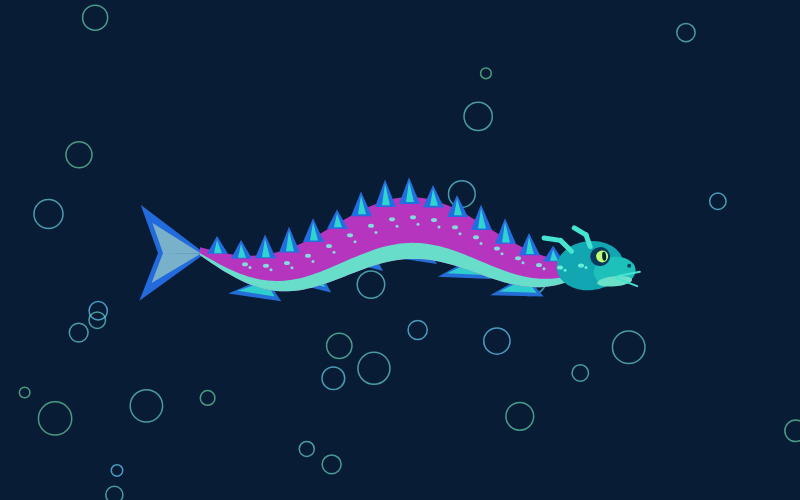
Frame 1 (no input)
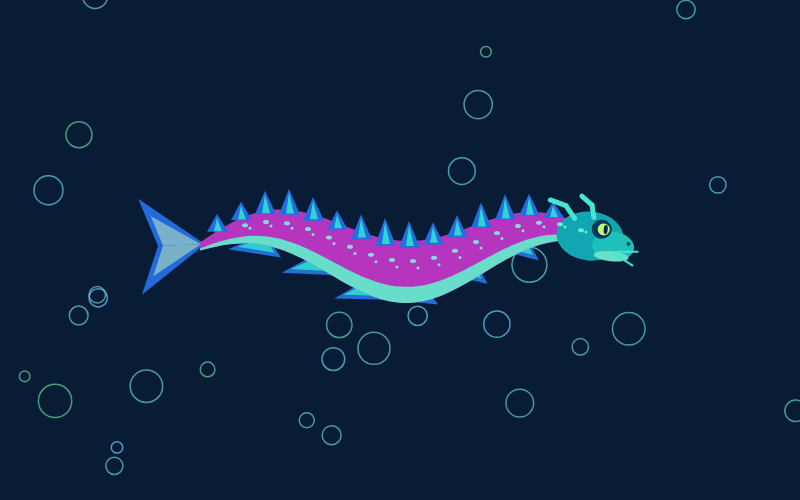
Frame 60 (no input)
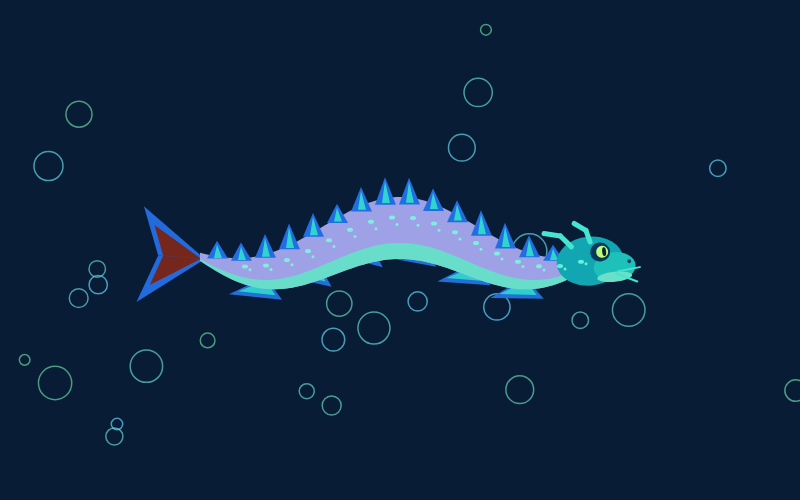
Frame 120 (the mouse pressed at the canvas centre since frame 60)

The p5.js sketch that drew these frames (run headless with seeded random() and noise() and a simulated clock; from frame 60 on, the mouse is pressed at the canvas centre):

// p5.js sketch
// ── sketch.js
/*
Template for IMA's Creative Coding Lab 

Project A: Generative Creatures
CCLaboratories Biodiversity Atlas 
*/

let bubbles = [];
let bodyColor;
let bellyColor;
let finColor;
let detailColor;

function randomizeColors() {
  bodyColor = color(random(255), random(255), random(255));
  bellyColor = color(random(255), random(255), random(255));
  finColor = color(random(255), random(255), random(255));
  detailColor = color(random(255), random(255), random(255));
}



function setup() {
  createCanvas(800, 500);
  randomizeColors();
  for (let i = 0; i < 30; i++) {
    bubbles.push({
      x: random(width),
      y: random(height),
      size: random(10, 35),
      speed: random(0.2, 0.5),
      shade: random(150, 255)
    });
  }
}




function draw() {
  background(9, 28, 54);

  //noStroke();
  //for (let i = 0; i < 24; i++) 
  //{
  //let bx = (i * 83 + frameCount * 0.3) % width;
  //let by = (i * 57 - frameCount * 0.7 + height) % height;
  //fill(70, 210, 240, 150);
  //circle(bx, by, 4 + (i % 4));
  drawBubbles();


  drawCreature(width / 2, height / 2);
}

function drawBubbles() {
  for (let b of bubbles) {
    stroke(100, 210, b.shade, 180);
    strokeWeight(1.5);
    noFill();

    circle(b.x, b.y, b.size);
    b.y -= b.speed;
    if (b.y < -b.size) {
      b.y = height + b.size;
      b.x = random(width);
    }
  }
}




function wave(x) {
  return sin(frameCount * 0.055 + (x + 200) * 0.022) * 22;
}


function Width(x) {
  let w = map(x, -200, 200, 0, 1);
  return 4 + 27 * sin(PI * w);
}

function drawCreature(x, y) {
  push();
  translate(x, y);

  drawTail();

  drawSideFins();

  drawBody();

  drawOtherFins();

  let headY = wave(190);
  push();
  translate(190, headY);
  rotate(sin(frameCount * 0.055 + 4.4) * 0.1);
  drawHead();
  pop();
  drawMarks();

  pop();
}

function mousePressed() {
  randomizeColors();
}


// DRAW YOUR CREATURE HERE
// create additional functions below and call here:
function drawBody() {
  noStroke();
  //fill(15, 151, 169);
  fill(bodyColor);
  beginShape();

  for (let i = 0; i <= 100; i++) {
    let x = 200 - i * 4;
    vertex(x, wave(x) - Width(x));
  }

  for (let i = 100; i >= 0; i--) {
    let x = 200 - i * 4;
    vertex(x, wave(x) + Width(x));
  }

  endShape(CLOSE);
  fill(104, 222, 202)
  beginShape();

  for (let i = 0; i <= 100; i++) {
    let x = 200 - i * 4;
    vertex(
      x,
      wave(x) + Width(x) * 0.48
    );
  }

  for (let i = 100; i >= 0; i--) {
    let x = 200 - i * 4;
    vertex(x, wave(x) + Width(x));
  }

  endShape(CLOSE);

}
function drawTail() {
  push();
  translate(-195, wave(-195));
  rotate(sin(frameCount * 0.055) * 0.25);

  noStroke();
  fill(35, 107, 220);

  triangle(0, 0, -65, -48, -47, 0);
  triangle(0, 0, -65, 48, -47, 0);


  fill(detailColor);
  triangle(-4, 0, -53, -30, -42, 0);
  triangle(-4, 0, -53, 30, -42, 0);

  pop();
}

function drawSideFins() {
  for (let i = 0; i < 6; i++) {
    let x = -130 + i * 52;
    let y = wave(x) + Width(x) * 0.45;

    push();
    translate(x, y);
    rotate(0.5 + sin(frameCount * 0.05 + i) * 0.12);

    noStroke();
    fill(35, 110, 215);
    triangle(-5, 0, -30, 32, 20, 13);

    fill(45, 206, 205);
    triangle(-3, 3, -23, 25, 12, 12);

    pop();
  }
}
function drawOtherFins() {
  noStroke();

  for (let i = 0; i < 15; i++) {
    let x = 155 - i * 24;
    let y = wave(x);
    let thick = Width(x);
    let h = 13 + 8 * abs(sin(i * 0.7));

    fill(34, 110, 224);
    triangle(
      x - 12, y - thick * 0.78,
      x - 2, y - thick - h,
      x + 9, y - thick * 0.78
    );

    fill(46, 213, 207);
    triangle(
      x - 5, y - thick * 0.84,
      x - 2, y - thick - h + 4,
      x + 3, y - thick * 0.84
    )
  }
}

function drawHead() {
  noStroke();

  fill(17, 166, 177);
  ellipse(0, 0, 67, 49);

  fill(29, 193, 185);
  ellipse(24, 8, 42, 29);

  fill(107, 224, 201);
  ellipse(23, 18, 35, 10);

  stroke(69, 229, 210);
  strokeWeight(5);
  noFill();

  line(-17, -16, -27, -28);
  line(-27, -28, -43, -32);
  line(2, -19, -1, -31);
  line(-1, -31, -12, -39);

  noStroke();
  fill(8, 57, 92);
  ellipse(11, -8, 20, 19);

  fill(190, 255, 115);
  ellipse(13, -8, 12, 12);

  fill(8, 35, 62);
  ellipse(15, -8, 4, 9);




  fill(8, 70, 91);
  circle(39, 4, 4);

  stroke(69, 228, 208);
  strokeWeight(2);
  line(25, 15, 45, 25);
  line(27, 13, 49, 11);
}
function drawMarks() {
  noStroke();

  for (let i = 0; i < 17; i++) {
    let x = -155 + i * 21;
    let y = wave(x);
    let thick = Width(x);

    fill(120, 255, 225, 210);
    ellipse(x, y - thick * 0.35, 6, 4);
    ellipse(x + 5, y - thick * 0.12, 3, 3);
  }
}
